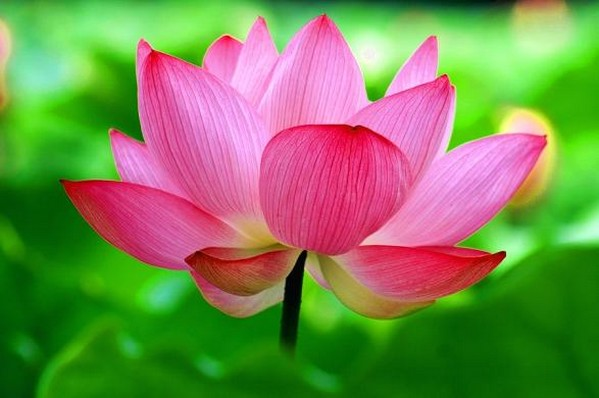
#> input picture wk4 tut3/lotus.jpg, 599 x 398 px
$ jupyter execute --allow-errors 'Tutorial 3 Clustering.ipynb'   (shell and % lines are left out)
#> lines starting #> are read from the running program, lines starting #| are printed output that depends on the picture
# Tutorial 3 Clustering
In this tutorial, we will learn how to apply clustering techniques in the data mining task. Clustering techniques are also called as ‘Descriptive Modelling’ or ‘Unsupervised (machine) learning’.
The goal of clustering is finding groups of objects such that the objects in a group will be similar (or related) to one another and different from (or unrelated to) the objects in other groups.

<p style="color:red">Sample Excercises</p>These excerces are not assessed. They are given for improving your understanding. Take help of your tutor to check whether your answers are correct.

### IRIS Dataset
For learning how to cluster data, we would be using a predefined dataset in Scikit-learn library. [`<https://en.wikipedia.org/wiki/Iris_flower_data_set>`]
The dataset we are using today is `iris` plant dataset, which is the best known database to be found in the pattern recognition (classification or clustering). The Iris data set contains following 3 classes of 150 instances each, where each class refers to a type of iris plant.

In above data, for each data point we have four attributes or features and one label. The four attributes are Sepal.Length, Sepal.Width, Petal.Length, Petal.Width. These features help us to differentiate between different species of iris.


[cell 1]
from sklearn import datasets
iris = datasets.load_iris()
iris

It can be noted that it is not a Pandas dataframe, so your regular dataframe functions such as head() etc will not work. It is an object where data is contained as 2D array. *iris.target* contains the labels for the data. As we are clustering, we will ignore these labels for now.

## KMEANS CLUSTERING
The k-means algorithm is an algorithm to cluster n objects based on attributes into k partitions, where k < n.
The following list contains the process of k-means clustering.
<ol>
<li>Decide the number of clusters k
<li>Initialise the centre of the clusters
<li>Attribute the closest cluster to each data point
<li>Set the position of each cluster to the mean of all data points belonging to that cluster
<li>Repeat steps 2-3 until convergence

</ol>

More details about the Python method: https://scikit-learn.org/stable/modules/generated/sklearn.cluster.KMeans.html?highlight=kmean#sklearn.cluster.KMeans

Let’s apply kmeans function and define K as 3. (remember in this case we know previously that K=3, it may not be always true. In that case what you will do?)

[cell 2]
from sklearn.cluster import KMeans
#applying Kmeans
model = KMeans(n_clusters=3)
model.fit(iris.data)

#to see labels for each point
model.labels_

The following components are available to have a look at the detailed information of the created
clusters.

<li> <b>cluster_centers_</b> : ndarray of shape (n_clusters, n_features) that gives coordinates of cluster centers.

<li><b>labels_</b>: ndarray of shape (n_samples,) that gives labels of each point

<li><b>inertia_</b>: float value that gives the sum of squared distances of samples to their closest cluster center, weighted by the sample weights if provided.

<li><b>n_iter_ </b>: int value that gives number of iterations run.

<li><b>n_features_in_ </b>: int value that gives the number of features seen during fit.

[cell 3]
#getting the cluster centers. It can be noticed that centers have 4 dimensions.
model.cluster_centers_

By using above information, you can plot the data points and specify the clusters.
Note that there are four dimensions in the data and only the first two dimensions are used to
draw the plot below. Therefore, some centers seems to be closer to other clusters.

[cell 4]
import numpy as np
import matplotlib.pyplot as plt

plt.title("KMEAN CLUSTERING")
centroids = model.cluster_centers_
plt.scatter(iris.data[:,0], iris.data[:,1], c= model.labels_.astype(float), s=50, alpha=0.5)
plt.scatter(centroids[:, 0], centroids[:, 1], c='red', s=50)
plt.show()
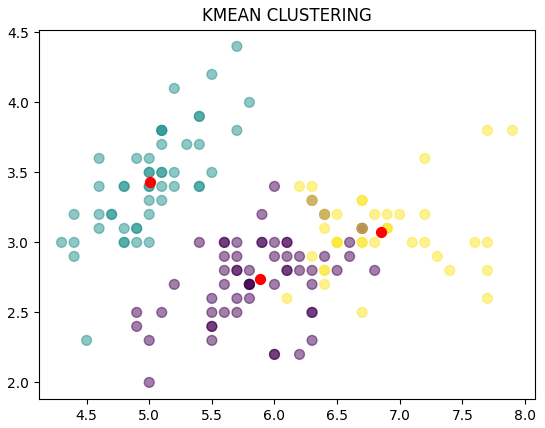
#> figure drawn by matplotlib, 1 panel

### Evaluating You Clustering results

Normally, clustering result is very hard to evaluate since there is no class/label available in the dataset. Hence, it is difficult to say visually that whether the data is well grouped or not. HOWEVER, in this dataset, we have the actual labels.

[cell 5]
#labels
iris.target

[cell 6]
#label names
iris.target_names

[cell 7]
y=iris.target
#creating a pandas dataframe
#> (the rest of this cell did not finish here and is left out)

### Finding Best value for k : Elbow Method

To find best k in kmean algorithm, we need to use elbow method where we calculate a closeness measure(inertia) for different values of k and choose most optimal k.

[cell 8]
inertia = []
list_num_clusters = list(range(1,11))
for num_clusters in list_num_clusters:
    km = KMeans(n_clusters=num_clusters)
    km.fit(iris.data)
    inertia.append(km.inertia_)

plt.plot(list_num_clusters,inertia)
plt.scatter(list_num_clusters,inertia)
plt.xlabel('Number of Clusters')
plt.ylabel('Inertia');
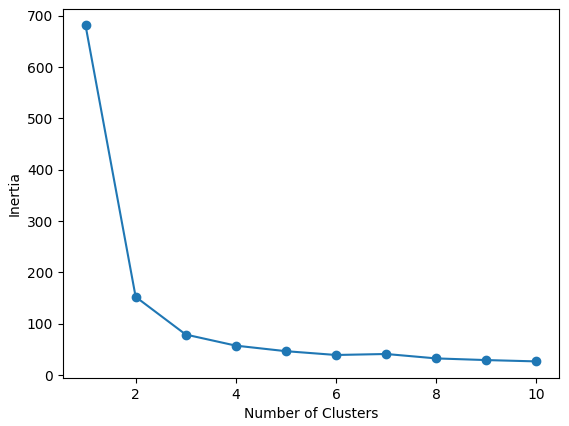
#> figure drawn by matplotlib, 1 panel; curve peaks at x = 1, y = 681.4

Based on this graph we can see after cluster number =3, graph start becoming horizontal. This is the point which will be most optimal to choose.

## Hierarchical Clustering

Hierarchical clustering builds a binary tree of the data that successively merges similar groups of points.
In order to see the clear and neat binary tree, it would be better to have small amount of dataset.
So, let’s take small dataset. There are different ways in which clusters can be created.
Read more about it from here:https://scikit-learn.org/stable/modules/generated/sklearn.cluster.AgglomerativeClustering.html

[cell 9]
#get the dataset in panda dataframe
from pandas import DataFrame
import pandas as pd
iris_df = pd.DataFrame(iris.data, columns = iris.feature_names) #creating dataframe
#iris_sampled=iris_df.sample(n=50)

import matplotlib.pyplot as plt
from sklearn.cluster import AgglomerativeClustering

#Creating a function for ploting
def plot3D(X, labels, linkage):
   # plt.title("Hierarchical Clustering: "+linkage)
    #plt.scatter(X.iloc[:,0], X.iloc[:,1], c= label.astype(float), s=50, alpha=0.5)
    #plt.show()
    fig = plt.figure(linkage, figsize=(4, 3))
    ax = fig.add_subplot(111, projection="3d", elev=48, azim=134)
    ax.set_position([0, 0, 0.95, 1])

    ax.scatter(X.iloc[:,3], X.iloc[:,0], X.iloc[:,2], c=labels.astype(float), edgecolor="k")

    ax.w_xaxis.set_ticklabels([])
    ax.w_yaxis.set_ticklabels([])
    ax.w_zaxis.set_ticklabels([])
    ax.set_xlabel("Petal width")
    ax.set_ylabel("Sepal length")
    ax.set_zlabel("Petal length")
    ax.set_title("Hierarchical Clustering: "+linkage)
    ax.dist = 12

#let us do the clustering
#> (the rest of this cell did not finish here and is left out)

<p style="color:red">Sample Excercise:</p> Try comparing the cluster purity of different algorithms with KMean

## DBSCAN Clustering
DBSCAN clustering is also called Density-Based Spatial Clustering of Applications with Noise. It helps in identifying outliers and make clusters based on density. Read more about it from here: https://scikit-learn.org/stable/modules/generated/sklearn.cluster.DBSCAN.html

[cell 10]
from sklearn.datasets import make_moons
from sklearn.datasets import make_circles
import pandas as pd
from sklearn.preprocessing import StandardScaler
from sklearn.cluster import DBSCAN
#create datasets of 500 samples
#data with circular shape
noisy_circles = datasets.make_circles(500, factor=0.5, noise=0.05)
#data with moon shape
noisy_moons = make_moons(500, noise=0.05)
#These datasets contain the data with label, to seperate data from label we will do following
X, y=noisy_circles

#normalise data
circle_normal = StandardScaler().fit_transform(X)
#moons_normal=StandardScaler().fit_transform(noisy_moons)

#Apply DBScan

db = DBSCAN(eps=0.3, min_samples=7).fit(circle_normal)

#get prdicted labels
labels = db.labels_

# Number of clusters in labels, ignoring noise if present.
n_clusters_ = len(set(labels)) - (1 if -1 in labels else 0)
print(n_clusters_)

#Number of noise points
n_noise_ = list(labels).count(-1)

#plotting the clustering
plt.scatter(X[:, 0], X[:, 1], s=10, c=labels.astype(float))
plt.show()
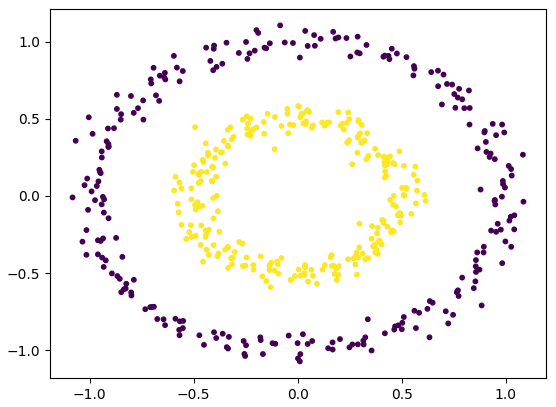
#> figure drawn by matplotlib, 1 panel

#> (a cell that did not finish here is left out)

## Clustering Example With Real World use case.

This tutorial will guide you how to apply clustering technique in the real-world problem. In recent years there has been a  growing interest in developing effective methods for content-based image retrieval (CBIR). Image clustering is one of the most popular approaches for high-level description of image content. The goal is to find a mapping of the archive images into clusters such that the set of classes provide essentially the same information about the image archive as the entire image-set collection. Image clustering enables the implementation of efficient retrieval algorithms and can also be used to compress the data.

[cell 12]
import numpy as np
from skimage import io
import matplotlib.pyplot as plt
from sklearn.cluster import KMeans

#reading the image and displaying it
plt.rcParams['figure.figsize'] = (10, 6)
image = io.imread('lotus.jpg')
#> image is the input picture: shape (398, 599, 3); mean R, G, B 120.6, 136.2, 81
labels = plt.axes(xticks=[], yticks=[])
labels.imshow(image);

print(image.shape)
#| (398, 599, 3)

[cell 13]
#currently data is 3 dimentional. for doing clustering we need 2 D array.
#Reshaping the image

rows = image.shape[0]
#> rows = 398
cols = image.shape[1]
#> cols = 599

image = image.reshape(rows*cols, 3)
image

[cell 14]
#number of cluster~number of colors we want in picture.
#applying Kmeans

model = KMeans(n_clusters=32)
model.fit(image)

[cell 15]
#compressing the image using the centroid values
image_compress = model.cluster_centers_[model.labels_]
image_compress = np.clip(image_compress.astype('uint8'), 0, 255)
#reshaping the image
image_compress = image_compress.reshape(rows, cols, 3)

[cell 16]
io.imsave('lotus_compressed.png', image_compress)
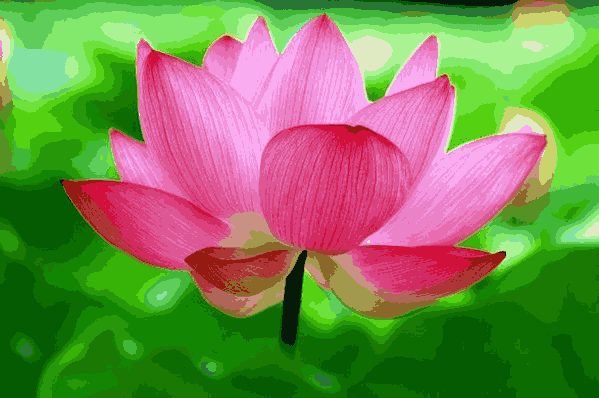
#> saved as lotus_compressed.png: shape (398, 599, 3); mean R, G, B 120.1, 135.8, 80.4
io.imshow(image_compress)
io.show()
